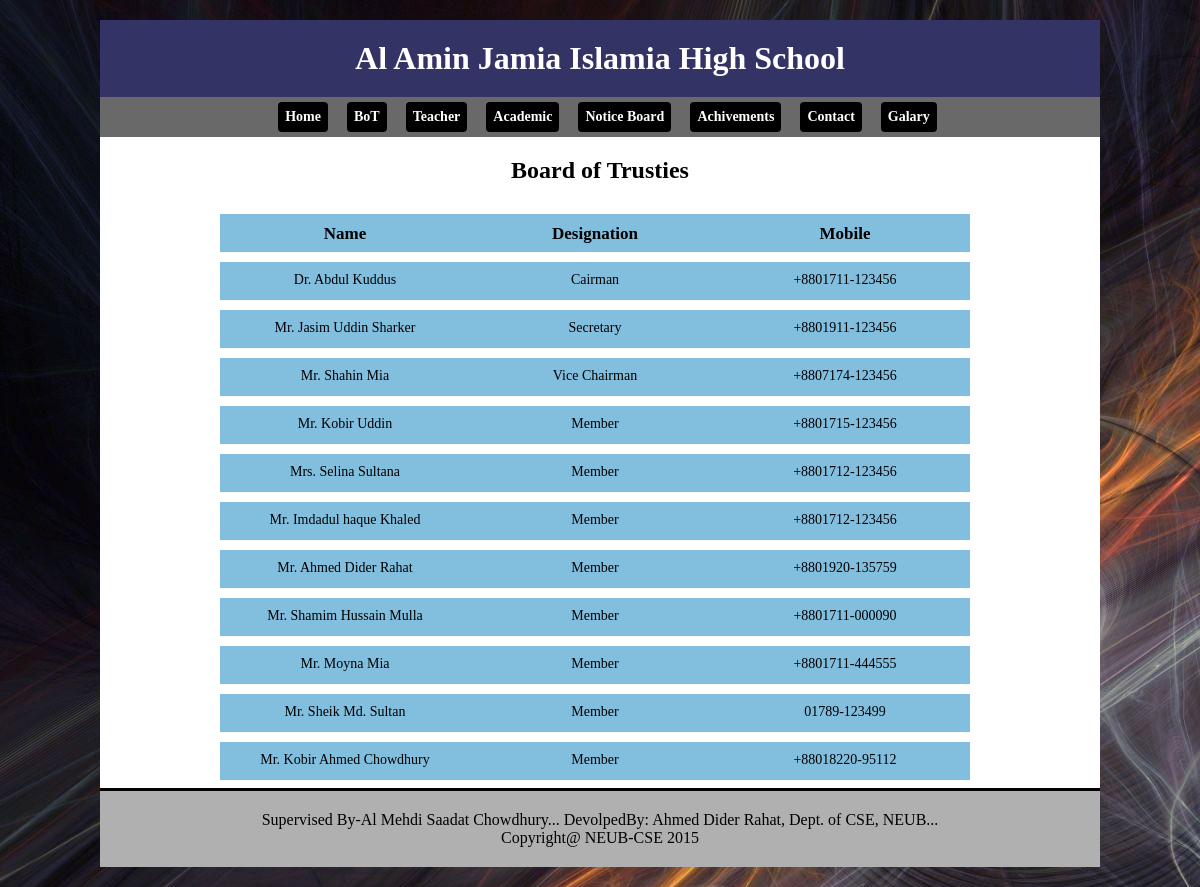
Screenshot of /BoT.php with the database file from the repository.
### tables this page shows
CREATE TABLE IF NOT EXISTS `bot` (
  `bot_id` int(255) NOT NULL AUTO_INCREMENT,
  `bot_name` varchar(255) NOT NULL,
  `bot_des` varchar(255) NOT NULL,
  `bot_mobile` varchar(15) NOT NULL,
  PRIMARY KEY (`bot_id`)
);

### BoT.php (the view, shortened to what this page needs)
<?php
	include("include/header.php");
?>
		<section id="">
			<h2 style="margin-bottom:10px; margin-top:20px; text-align:center">Board of Trusties</h2> </br>
			<div style="margin-left:120px; border:0px solid green">
				<div>
					<div id="test_head">Name</div>
					<div id="test_head">Designation</div>
					<div id="test_head">Mobile</div>
				</div>
				<div>
					<?php
						$sql="select * from bot order by bot_id asc";
						$result=mysql_query($sql);
						while($array=mysql_fetch_array($result))
						{ ?>
							<div>
								<div id="test"><?php echo $array['bot_name']; ?></div>
								<div id="test"><?php echo $array['bot_des']; ?></div>
								<div id="test"><?php echo $array['bot_mobile']; ?></div>
							</div>
							<?php
						}?>
				</div>
			</div>
		</section>
	<?php include ("include/footer.php"); ?>

### css/main.css (style rules this page uses)
* { margin: 0px; padding: 0px; }
section, footer, aside, nav, article, hgroup { display: block; }
body { background: url(../admin/images/home9.jpg) repeat left top ; text-align: center; }
#test_head { font: bold 17px Tahoma; float: left; width: 250px; text-align: center; border: 0px solid red; margin: 2px 0px 8px 0px; height: 28px; padding-top: 10px; background: #82BEDE; }
#test { font: 14px Tahoma; float: left; width: 250px; text-align: center; border: 0px solid red; margin: 2px 0px 8px 0px; height: 28px; padding-top: 10px; background: #82BEDE; }

### rows the page displays
bot: bot_name "Dr. Abdul Kuddus", bot_des "Cairman", bot_mobile "+8801711-123456"
bot: bot_name "Mr. Jasim Uddin Sharker", bot_des "Secretary", bot_mobile "+8801911-123456"
bot: bot_name "Mr. Shahin Mia", bot_des "Vice Chairman", bot_mobile "+8807174-123456"
bot: bot_name "Mr. Kobir Uddin", bot_des "Member", bot_mobile "+8801715-123456"
bot: bot_name "Mrs. Selina Sultana", bot_des "Member", bot_mobile "+8801712-123456"
bot: bot_name "Mr. Imdadul haque Khaled", bot_des "Member", bot_mobile "+8801712-123456"
bot: bot_name "Mr. Ahmed Dider Rahat", bot_des "Member", bot_mobile "+8801920-135759"
bot: bot_name "Mr. Shamim Hussain Mulla", bot_des "Member", bot_mobile "+8801711-000090"
bot: bot_name "Mr. Moyna Mia", bot_des "Member", bot_mobile "+8801711-444555"
bot: bot_name "Mr. Sheik Md. Sultan", bot_des "Member", bot_mobile "01789-123499"
bot: bot_name "Mr. Kobir Ahmed Chowdhury", bot_des "Member", bot_mobile "+88018220-95112"
